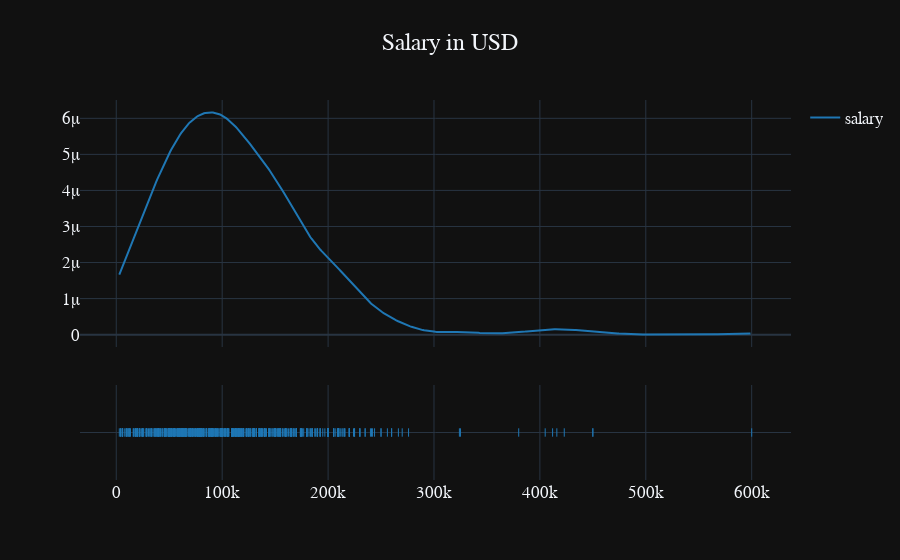

The code cell stored with this chart in its notebook:
### Code cell
# DistPlot of Salaries
hist_data = [df['salary_in_usd']]
group_labels = ['salary']
fig2 = ff.create_distplot(hist_data, group_labels, show_hist=False)
fig2.layout.template = 'plotly_dark'
fig2.update_layout(title='Salary in USD', font = dict(size=17, family="Franklin Gothic"),title_x=0.5)
fig2.show()

### Figure 1 — Plotly figure (JSON) as saved in the notebook; plotly's stock layout.template omitted (floating-point values rounded to 4 significant figures; data arrays with more than 128 entries replaced by an {"elided": "..."} marker saying what was removed)
{"data": [{"legendgroup": "salary", "marker": {"color": "rgb(31, 119, 180)"}, "mode": "lines", "name": "salary", "showlegend": true, "x": {"elided": "500 float values"}, "xaxis": "x", "y": {"elided": "500 float values"}, "yaxis": "y", "type": "scatter"}, {"legendgroup": "salary", "marker": {"color": "rgb(31, 119, 180)", "symbol": "line-ns-open"}, "mode": "markers", "name": "salary", "showlegend": false, "x": {"elided": "607 int values"}, "xaxis": "x", "y": {"elided": "607 str values"}, "yaxis": "y2", "type": "scatter"}], "layout": {"barmode": "overlay", "hovermode": "closest", "legend": {"traceorder": "reversed"}, "xaxis": {"anchor": "y2", "domain": [0, 1], "zeroline": false}, "yaxis": {"anchor": "free", "domain": [0.35, 1], "position": 0}, "yaxis2": {"anchor": "x", "domain": [0, 0.25], "dtick": 1, "showticklabels": false}, "font": {"size": 17, "family": "Franklin Gothic"}, "title": {"text": "Salary in USD", "x": 0.5}}}
